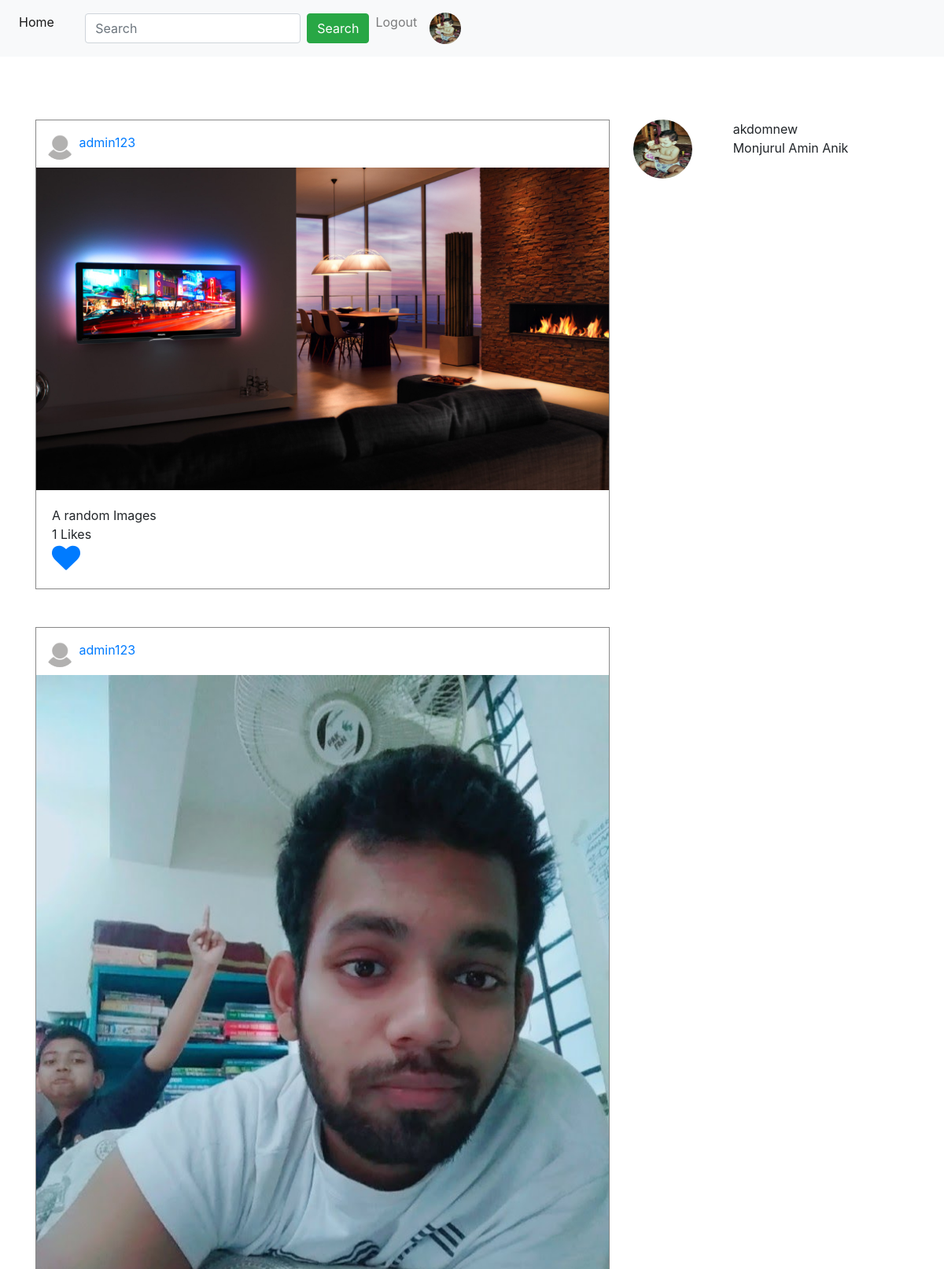
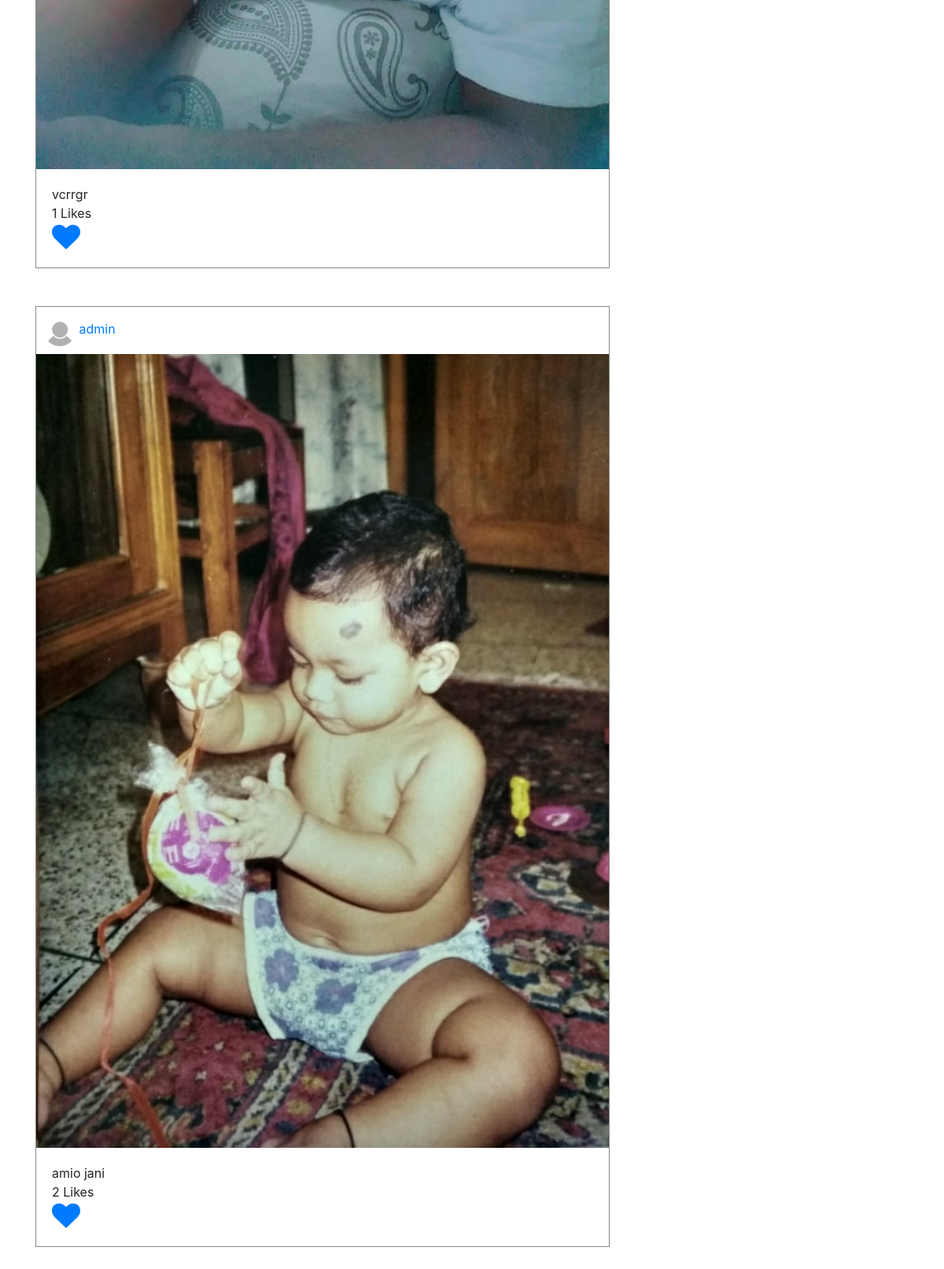
Page /post/ (signed in) on the committed database (2 pictures, top to bottom).
### App_Login/models.py (models this page shows, shortened)
class UserProfile(models.Model):
    user = models.OneToOneField(User, on_delete=models.CASCADE,
                                related_name='user_profile')
    description = models.TextField(blank=True)
    profile_pic = models.ImageField(upload_to='profile_pics', blank=True)
    full_name = models.CharField(max_length=100,blank=True)
    dob = models.DateField(blank=True, null=True)
    website = models.URLField(blank=True)
    facebook = models.URLField(blank=True)

### App_Posts/models.py (models this page shows, shortened)
class Post(models.Model):
    author = models.ForeignKey(User, on_delete=models.CASCADE, related_name='post')
    image = models.ImageField(upload_to='post_images', blank=False)
    caption = models.CharField(max_length=264, blank=True)
    upload_date = models.DateTimeField(auto_now_add=True)
    update_date = models.DateTimeField(auto_now=True)
    class Meta:
        ordering = ['-upload_date', ]

### App_Posts/views.py (the view)
# urls.py: path('', views.home, name='home'),
@login_required
def home(request):
    following_list = Follow.objects.filter(follower=request.user)
    posts = Post.objects.filter(author__in=following_list.values_list('following'))
    liked_post = Like.objects.filter(user=request.user)
    liked_post_list = liked_post.values_list('post', flat=True)
    print(liked_post_list)
    if request.method == 'GET':
        search = request.GET.get('search', '')
        result = User.objects.filter(username__icontains=search)
    return render(request, 'App_Posts/home.html',
                  context={'title': 'Home', 'search': search, 'result': result, 'posts': posts,
                           'liked_post_list': liked_post_list})

### templates/App_Posts/home.html (shortened to what this page needs)
{% extends 'navbar.html' %}
{%block body_block%}
{% if search %}
{% for user in result %}
<div class="row">
  <div class="col-sm-2">
    {% if user.user_profile.profile_pic %}
    <img src="/media/{{user.user_profile.profile_pic}}" width="75px" height="75px" class="rounded-circle">
    {% else %}
    <img src="/media/1.png" width="75px" height="75px" class="rounded-circle">
    {% endif %}
  </div>
  <div class="col-sm-10">
    <a href="{% url 'App_Login:user' username=user.username %}">{{user.username}}</a>
    <br>
    {{user.user_profile.full_name}}
  </div>
</div>
<br>
{% endfor %}
{% else %}
<div class="row">
  <div class="col-sm-8">
      {% for post in posts %}
      <div style="border: 1px solid #888888;">
        <div style="padding:10px">
          {% if post.author.user_profile.profile_pic %}
            <img src="/media/{{user.user_profile.profile_pic}}" width="40px" height="40px" class="rounded-circle">
          {% else %}
            <img src="/media/1.png" width="40px" height="40px" class="rounded-circle">
          {% endif %}
          <a href="{% url 'App_Login:user' username=post.author %}">{{post.author}}</a>
        </div>
        <img src='/media/{{post.image}}' width="100%">
        <div style="padding:20px">
          {{post.caption}}<br>
          {{ post.liked_post.count }} Likes <br>
          {% if post.pk in liked_post_list %}
          <a href="{% url 'App_Posts:unliked' pk=post.pk %}"><i class="fa fa-heart" style="font-size:36px"></i></a>
          {% else %}
          <a href="{% url 'App_Posts:liked' pk=post.pk %}"><i class="fa fa-heart-o" style="font-size:36px"></i></a>
          {% endif %}
        </div>
      </div>
      <br>
      <br>
      {% endfor %}
  </div>
  <div class="col-sm-4">
    <div class="row">
      <div class="col-sm-4">
        {% if user.user_profile.profile_pic %}
        <img src="/media/{{user.user_profile.profile_pic}}" width="75px" height="75px" class="rounded-circle">
        {% else %}
        <img src="/media/1.png" width="75px" height="75px" class="rounded-circle">
        {% endif %}
      </div>
      <div class="col-sm-8">
        {{user.username}}
        <br>
        {{user.user_profile.full_name}}
      </div>
    </div>
  </div>
</div>
{% endif %}
{%endblock%}

### templates/navbar.html (shortened to what this page needs)
<!DOCTYPE html>
{% load static %}
<html lang="en" dir="ltr">
<head>
  <link rel="stylesheet" href="https://maxcdn.bootstrapcdn.com/bootstrap/4.4.1/css/bootstrap.min.css">
  <link rel="stylesheet" href="https://cdnjs.cloudflare.com/ajax/libs/font-awesome/4.7.0/css/font-awesome.min.css">
</head>
<body>
  <nav class="navbar navbar-expand-sm bg-light navbar-light">
    <ul class="navbar-nav">
      <li class="nav-item active">
        <a class="nav-link" href="{% url 'home' %}">Home</a>
      </li>
      <form class="form-inline" method="GET">
        <input class="form-control mr-sm-2" type="text" name="search" placeholder="Search">
        <button class="btn btn-success" type="submit">Search</button>
      </form>
      <li class="nav-item">
        <a class="nav-link" href="{% url 'App_Login:logout' %}">Logout</a>
      </li>
      <li class="nav-item">
        {% if user.user_profile.profile_pic %}
        <a class="nav-link" href="{% url 'App_Login:profile' %}"><img src="/media/{{user.user_profile.profile_pic}}" width="40px" height="40px" class="rounded-circle"></a>
        {% else %}
        <a class="nav-link" href="{% url 'App_Login:profile' %}"><img src="/media/1.png" width="40px" height="40px" class="rounded-circle"></a>
        {% endif %}
      </li>
    </ul>
  </nav>
  <div class="container" style='padding-top:80px'>
    {% block body_block %} {% endblock %}
  </div>
</body>
</html>

### rows in the picture
Post: author "admin123", image (picture), caption "A random Images", liked_post.count "1"
Post: author "admin123", image (picture), caption "vcrrgr", liked_post.count "1"
Post: author "admin", image (picture), caption "amio jani", liked_post.count "2"

### other values in the picture
{{ user.username }} "akdomnew"
{{ user.user_profile.full_name }} "Monjurul Amin Anik"
